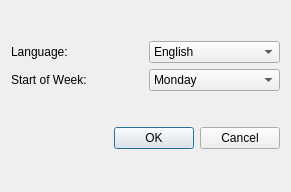
<?xml version="1.0" encoding="UTF-8"?>
<ui version="4.0">
 <class>PreferenceDialog</class>
 <widget class="QDialog" name="PreferenceDialog">
  <property name="geometry">
   <rect>
    <x>0</x>
    <y>0</y>
    <width>291</width>
    <height>192</height>
   </rect>
  </property>
  <property name="windowTitle">
   <string>Preferences</string>
  </property>
  <layout class="QVBoxLayout" name="verticalLayout">
   <item>
    <layout class="QGridLayout" name="gridLayout">
     <item row="0" column="0">
      <widget class="QLabel" name="label_language">
       <property name="text">
        <string>Language: </string>
       </property>
       <property name="buddy">
        <cstring>comboBox_language</cstring>
       </property>
      </widget>
     </item>
     <item row="0" column="1">
      <widget class="QComboBox" name="comboBox_language">
       <item>
        <property name="text">
         <string>English</string>
        </property>
       </item>
       <item>
        <property name="text">
         <string>Greek</string>
        </property>
       </item>
       <item>
        <property name="text">
         <string/>
        </property>
       </item>
      </widget>
     </item>
     <item row="1" column="0">
      <widget class="QLabel" name="label_startOfWeek">
       <property name="text">
        <string>Start of Week:</string>
       </property>
       <property name="buddy">
        <cstring>comboBox_startOfWeek</cstring>
       </property>
      </widget>
     </item>
     <item row="1" column="1">
      <widget class="QComboBox" name="comboBox_startOfWeek">
       <item>
        <property name="text">
         <string>Monday</string>
        </property>
       </item>
       <item>
        <property name="text">
         <string>Tuesday</string>
        </property>
       </item>
       <item>
        <property name="text">
         <string>Wednesday</string>
        </property>
       </item>
       <item>
        <property name="text">
         <string>Thursday</string>
        </property>
       </item>
       <item>
        <property name="text">
         <string>Friday</string>
        </property>
       </item>
       <item>
        <property name="text">
         <string>Saturday</string>
        </property>
       </item>
       <item>
        <property name="text">
         <string>Sunday</string>
        </property>
       </item>
      </widget>
     </item>
    </layout>
   </item>
   <item>
    <widget class="QDialogButtonBox" name="buttonBox">
     <property name="orientation">
      <enum>Qt::Horizontal</enum>
     </property>
     <property name="standardButtons">
      <set>QDialogButtonBox::Cancel|QDialogButtonBox::Ok</set>
     </property>
    </widget>
   </item>
  </layout>
 </widget>
 <resources/>
 <connections>
  <connection>
   <sender>buttonBox</sender>
   <signal>accepted()</signal>
   <receiver>PreferenceDialog</receiver>
   <slot>accept()</slot>
   <hints>
    <hint type="sourcelabel">
     <x>211</x>
     <y>182</y>
    </hint>
    <hint type="destinationlabel">
     <x>157</x>
     <y>113</y>
    </hint>
   </hints>
  </connection>
  <connection>
   <sender>buttonBox</sender>
   <signal>rejected()</signal>
   <receiver>PreferenceDialog</receiver>
   <slot>reject()</slot>
   <hints>
    <hint type="sourcelabel">
     <x>211</x>
     <y>182</y>
    </hint>
    <hint type="destinationlabel">
     <x>220</x>
     <y>113</y>
    </hint>
   </hints>
  </connection>
 </connections>
</ui>
